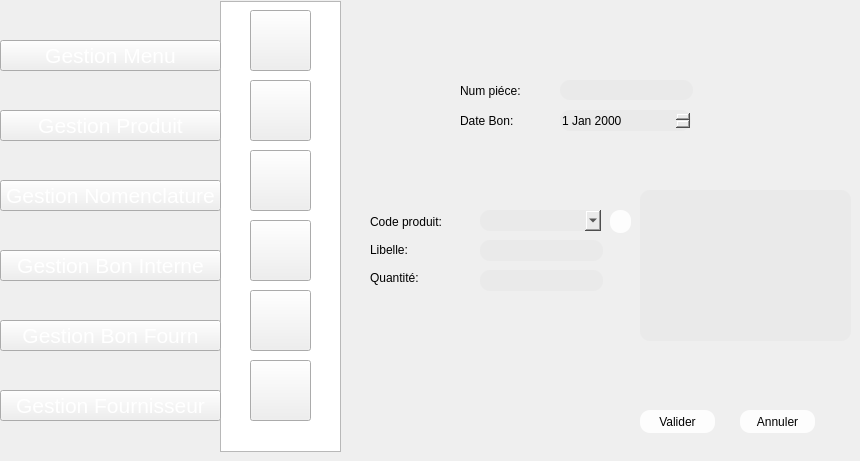
    <widget class="QWidget" name="page_13">
     <widget class="QPushButton" name="pushButton_83">
      <property name="geometry">
       <rect>
        <x>250</x>
        <y>220</y>
        <width>61</width>
        <height>61</height>
       </rect>
      </property>
      <property name="styleSheet">
       <string notr="true">image: url(:/new/prefix1/img/icon-supp2 (1).png);</string>
      </property>
      <property name="text">
       <string/>
      </property>
     </widget>
     <widget class="QListView" name="listView_9">
      <property name="geometry">
       <rect>
        <x>220</x>
        <y>1</y>
        <width>121</width>
        <height>451</height>
       </rect>
      </property>
      <property name="styleSheet">
       <string notr="true">background-image: url(:/new/prefix1/img/selected.png);</string>
      </property>
     </widget>
     <widget class="QPushButton" name="pushButton_88">
      <property name="geometry">
       <rect>
        <x>250</x>
        <y>80</y>
        <width>61</width>
        <height>61</height>
       </rect>
      </property>
      <property name="styleSheet">
       <string notr="true">image: url(:/new/prefix1/img/icon-modif2 (1).png);</string>
      </property>
      <property name="text">
       <string/>
      </property>
     </widget>
     <widget class="QPushButton" name="pushButton_89">
      <property name="geometry">
       <rect>
        <x>250</x>
        <y>10</y>
        <width>61</width>
        <height>61</height>
       </rect>
      </property>
      <property name="styleSheet">
       <string notr="true">image: url(:/new/prefix1/img/icon-ajout2.png);
background-image: url(:/new/prefix1/img/bg.png);</string>
      </property>
      <property name="text">
       <string/>
      </property>
     </widget>
     <widget class="QPushButton" name="pushButton_86">
      <property name="geometry">
       <rect>
        <x>250</x>
        <y>290</y>
        <width>61</width>
        <height>61</height>
       </rect>
      </property>
      <property name="styleSheet">
       <string notr="true">
image: url(:/new/prefix1/img/aa.png);</string>
      </property>
      <property name="text">
       <string/>
      </property>
     </widget>
     <widget class="QPushButton" name="pushButton_452">
      <property name="geometry">
       <rect>
        <x>0</x>
        <y>40</y>
        <width>221</width>
        <height>31</height>
       </rect>
      </property>
      <property name="font">
       <font>
        <pointsize>16</pointsize>
        <weight>50</weight>
        <bold>false</bold>
       </font>
      </property>
      <property name="styleSheet">
       <string notr="true">color: rgb(255, 255, 255);

</string>
      </property>
      <property name="text">
       <string>Gestion Menu</string>
      </property>
     </widget>
     <widget class="QPushButton" name="pushButton_449">
      <property name="geometry">
       <rect>
        <x>0</x>
        <y>390</y>
        <width>221</width>
        <height>31</height>
       </rect>
      </property>
      <property name="font">
       <font>
        <pointsize>16</pointsize>
        <weight>50</weight>
        <bold>false</bold>
       </font>
      </property>
      <property name="styleSheet">
       <string notr="true">color: rgb(255, 255, 255);

</string>
      </property>
      <property name="text">
       <string>Gestion Fournisseur</string>
      </property>
     </widget>
     <widget class="QPushButton" name="pushButton_447">
      <property name="geometry">
       <rect>
        <x>0</x>
        <y>320</y>
        <width>221</width>
        <height>31</height>
       </rect>
      </property>
      <property name="font">
       <font>
        <pointsize>16</pointsize>
        <weight>50</weight>
        <bold>false</bold>
       </font>
      </property>
      <property name="styleSheet">
       <string notr="true">color: rgb(255, 255, 255);

</string>
      </property>
      <property name="text">
       <string>Gestion Bon Fourn</string>
      </property>
     </widget>
     <widget class="QPushButton" name="pushButton_451">
      <property name="geometry">
       <rect>
        <x>0</x>
        <y>180</y>
        <width>221</width>
        <height>31</height>
       </rect>
      </property>
      <property name="font">
       <font>
        <pointsize>16</pointsize>
        <weight>50</weight>
        <bold>false</bold>
       </font>
      </property>
      <property name="styleSheet">
       <string notr="true">color: rgb(255, 255, 255);

</string>
      </property>
      <property name="text">
       <string>Gestion Nomenclature</string>
      </property>
     </widget>
     <widget class="QPushButton" name="pushButton_450">
      <property name="geometry">
       <rect>
        <x>0</x>
        <y>110</y>
        <width>221</width>
        <height>31</height>
       </rect>
      </property>
      <property name="font">
       <font>
        <pointsize>16</pointsize>
        <weight>50</weight>
        <bold>false</bold>
       </font>
      </property>
      <property name="styleSheet">
       <string notr="true">color: rgb(255, 255, 255);

</string>
      </property>
      <property name="text">
       <string>Gestion Produit</string>
      </property>
     </widget>
     <widget class="QPushButton" name="pushButton_453">
      <property name="geometry">
       <rect>
        <x>740</x>
        <y>410</y>
        <width>75</width>
        <height>23</height>
       </rect>
      </property>
      <property name="styleSheet">
       <string notr="true">                                         border-radius: 10px;
background-color: rgb(253, 253, 253);
                                        
font: 9pt &quot;MS Reference Sans Serif&quot;;</string>
      </property>
      <property name="text">
       <string>Annuler</string>
      </property>
     </widget>
     <widget class="QTableView" name="tableView_17">
      <property name="geometry">
       <rect>
        <x>640</x>
        <y>190</y>
        <width>211</width>
        <height>151</height>
       </rect>
      </property>
      <property name="styleSheet">
       <string notr="true">                                     border-radius: 10px;
font: 9pt &quot;MS Reference Sans Serif&quot;;
background-color: rgb(234, 234, 234);</string>
      </property>
     </widget>
     <widget class="QPushButton" name="ajoutermenu_6">
      <property name="geometry">
       <rect>
        <x>640</x>
        <y>410</y>
        <width>75</width>
        <height>23</height>
       </rect>
      </property>
      <property name="styleSheet">
       <string notr="true">                                         border-radius: 10px;
background-color: rgb(253, 253, 253);
                                        
font: 9pt &quot;MS Reference Sans Serif&quot;;</string>
      </property>
      <property name="text">
       <string>Valider</string>
      </property>
     </widget>
     <widget class="QLineEdit" name="lineEdit_63">
      <property name="geometry">
       <rect>
        <x>560</x>
        <y>80</y>
        <width>133</width>
        <height>20</height>
       </rect>
      </property>
      <property name="styleSheet">
       <string notr="true">                                         border-radius: 10px;
background-color: rgb(234, 234, 234);
font: 9pt &quot;MS Reference Sans Serif&quot;;</string>
      </property>
     </widget>
     <widget class="QDateEdit" name="dateEdit_26">
      <property name="geometry">
       <rect>
        <x>560</x>
        <y>110</y>
        <width>131</width>
        <height>21</height>
       </rect>
      </property>
      <property name="styleSheet">
       <string notr="true">                                         border-radius: 10px;
background-color: rgb(234, 234, 234);
font: 9pt &quot;MS Reference Sans Serif&quot;;</string>
      </property>
     </widget>
     <widget class="QPushButton" name="pushButton_87">
      <property name="geometry">
       <rect>
        <x>250</x>
        <y>150</y>
        <width>61</width>
        <height>61</height>
       </rect>
      </property>
      <property name="styleSheet">
       <string notr="true">image: url(:/new/prefix1/img/icon-afficher2.png);</string>
      </property>
      <property name="text">
       <string/>
      </property>
     </widget>
     <widget class="QComboBox" name="comboBox_4">
      <property name="geometry">
       <rect>
        <x>480</x>
        <y>210</y>
        <width>121</width>
        <height>21</height>
       </rect>
      </property>
      <property name="styleSheet">
       <string notr="true">                                         border-radius: 10px;
background-color: rgb(234, 234, 234);
font: 9pt &quot;MS Reference Sans Serif&quot;;</string>
      </property>
     </widget>
     <widget class="QPushButton" name="refprod_11">
      <property name="geometry">
       <rect>
        <x>610</x>
        <y>210</y>
        <width>21</width>
        <height>23</height>
       </rect>
      </property>
      <property name="styleSheet">
       <string notr="true">                                         border-radius: 10px;
background-color: rgb(253, 253, 253);
                                        
font: 9pt &quot;MS Reference Sans Serif&quot;;</string>
      </property>
      <property name="text">
       <string/>
      </property>
      <property name="icon">
       <iconset>
        <normaloff>../../1200px-Refresh_icon.svg.png</normaloff>../../1200px-Refresh_icon.svg.png</iconset>
      </property>
     </widget>
     <widget class="QLineEdit" name="lineEdit_61">
      <property name="geometry">
       <rect>
        <x>480</x>
        <y>240</y>
        <width>123</width>
        <height>21</height>
       </rect>
      </property>
      <property name="styleSheet">
       <string notr="true">                                         border-radius: 10px;
background-color: rgb(234, 234, 234);
font: 9pt &quot;MS Reference Sans Serif&quot;;</string>
      </property>
     </widget>
     <widget class="QLineEdit" name="lineEdit_62">
      <property name="geometry">
       <rect>
        <x>480</x>
        <y>270</y>
        <width>123</width>
        <height>21</height>
       </rect>
      </property>
      <property name="styleSheet">
       <string notr="true">                                         border-radius: 10px;
background-color: rgb(234, 234, 234);
font: 9pt &quot;MS Reference Sans Serif&quot;;</string>
      </property>
     </widget>
     <widget class="QPushButton" name="pushButton_522">
      <property name="geometry">
       <rect>
        <x>0</x>
        <y>250</y>
        <width>221</width>
        <height>31</height>
       </rect>
      </property>
      <property name="font">
       <font>
        <pointsize>16</pointsize>
        <weight>50</weight>
        <bold>false</bold>
       </font>
      </property>
      <property name="styleSheet">
       <string notr="true">color: rgb(255, 255, 255);

</string>
      </property>
      <property name="text">
       <string>Gestion Bon Interne</string>
      </property>
     </widget>
     <widget class="QLabel" name="label_159">
      <property name="geometry">
       <rect>
        <x>460</x>
        <y>80</y>
        <width>81</width>
        <height>21</height>
       </rect>
      </property>
      <property name="styleSheet">
       <string notr="true">                                     border-radius: 10px;
font: 9pt &quot;MS Reference Sans Serif&quot;;
</string>
      </property>
      <property name="text">
       <string>Num piéce:</string>
      </property>
     </widget>
     <widget class="QLabel" name="label_160">
      <property name="geometry">
       <rect>
        <x>460</x>
        <y>110</y>
        <width>71</width>
        <height>21</height>
       </rect>
      </property>
      <property name="styleSheet">
       <string notr="true">                                     border-radius: 10px;
font: 9pt &quot;MS Reference Sans Serif&quot;;
</string>
      </property>
      <property name="text">
       <string>Date Bon:</string>
      </property>
     </widget>
     <widget class="QLabel" name="label_161">
      <property name="geometry">
       <rect>
        <x>370</x>
        <y>210</y>
        <width>91</width>
        <height>24</height>
       </rect>
      </property>
      <property name="styleSheet">
       <string notr="true">                                     border-radius: 10px;
font: 9pt &quot;MS Reference Sans Serif&quot;;
</string>
      </property>
      <property name="text">
       <string>Code produit:</string>
      </property>
     </widget>
     <widget class="QLabel" name="label_162">
      <property name="geometry">
       <rect>
        <x>370</x>
        <y>239</y>
        <width>91</width>
        <height>21</height>
       </rect>
      </property>
      <property name="styleSheet">
       <string notr="true">                                     border-radius: 10px;
font: 9pt &quot;MS Reference Sans Serif&quot;;
</string>
      </property>
      <property name="text">
       <string>Libelle:</string>
      </property>
     </widget>
     <widget class="QLabel" name="label_163">
      <property name="geometry">
       <rect>
        <x>370</x>
        <y>267</y>
        <width>91</width>
        <height>21</height>
       </rect>
      </property>
      <property name="styleSheet">
       <string notr="true">                                     border-radius: 10px;
font: 9pt &quot;MS Reference Sans Serif&quot;;
</string>
      </property>
      <property name="text">
       <string>Quantité:</string>
      </property>
     </widget>
     <widget class="QPushButton" name="pushButton_278">
      <property name="geometry">
       <rect>
        <x>250</x>
        <y>360</y>
        <width>61</width>
        <height>61</height>
       </rect>
      </property>
      <property name="styleSheet">
       <string notr="true">image: url(:/new/prefix1/img/icon-supp2 (1).png);
image: url(:/new/prefix1/img/facture.png);</string>
      </property>
      <property name="text">
       <string/>
      </property>
     </widget>
     <zorder>label_159</zorder>
     <zorder>label_160</zorder>
     <zorder>label_161</zorder>
     <zorder>label_162</zorder>
     <zorder>label_163</zorder>
     <zorder>listView_9</zorder>
     <zorder>pushButton_83</zorder>
     <zorder>pushButton_88</zorder>
     <zorder>pushButton_89</zorder>
     <zorder>pushButton_86</zorder>
     <zorder>pushButton_452</zorder>
     <zorder>pushButton_449</zorder>
     <zorder>pushButton_447</zorder>
     <zorder>pushButton_451</zorder>
     <zorder>pushButton_450</zorder>
     <zorder>pushButton_453</zorder>
     <zorder>tableView_17</zorder>
     <zorder>ajoutermenu_6</zorder>
     <zorder>lineEdit_63</zorder>
     <zorder>dateEdit_26</zorder>
     <zorder>pushButton_87</zorder>
     <zorder>comboBox_4</zorder>
     <zorder>refprod_11</zorder>
     <zorder>lineEdit_61</zorder>
     <zorder>lineEdit_62</zorder>
     <zorder>pushButton_522</zorder>
     <zorder>pushButton_278</zorder>
    </widget>
